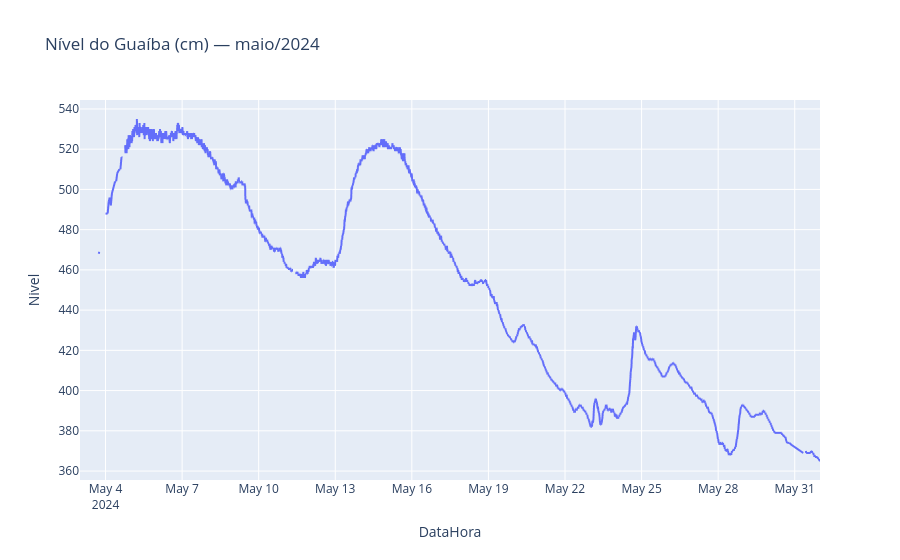

Notebook code for this chart:
### Code cell
ana["DataHora"] = pd.to_datetime(ana["DataHora"])
ana["Nivel"] = pd.to_numeric(ana["Nivel"])
px.line(ana.sort_values("DataHora"), x="DataHora", y="Nivel", title="Nível do Guaíba (cm) — maio/2024")

### Figure 1 — Plotly figure (JSON) as saved in the notebook; plotly's stock layout.template omitted (floating-point values rounded to 4 significant figures; data arrays with more than 128 entries replaced by an {"elided": "..."} marker saying what was removed)
{"data": [{"hovertemplate": "DataHora=%{x}<br>Nivel=%{y}<extra></extra>", "legendgroup": "", "line": {"color": "#636efa", "dash": "solid"}, "marker": {"symbol": "circle"}, "mode": "lines", "name": "", "showlegend": false, "type": "scattergl", "x": {"elided": "2671 str values"}, "xaxis": "x", "y": {"elided": "2671 float values"}, "yaxis": "y"}], "layout": {"legend": {"tracegroupgap": 0}, "title": {"text": "Nível do Guaíba (cm) — maio/2024"}, "xaxis": {"anchor": "y", "domain": [0, 1], "title": {"text": "DataHora"}}, "yaxis": {"anchor": "x", "domain": [0, 1], "title": {"text": "Nivel"}}}}
